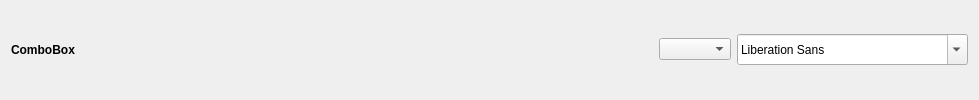
             <widget class="QWidget" name="widget_4" native="true">
              <layout class="QGridLayout" name="gridLayout_8">
               <item row="0" column="0">
                <widget class="QLabel" name="label_4">
                 <property name="font">
                  <font>
                   <bold>true</bold>
                  </font>
                 </property>
                 <property name="text">
                  <string>ComboBox</string>
                 </property>
                </widget>
               </item>
               <item row="0" column="1">
                <spacer name="horizontalSpacer_4">
                 <property name="orientation">
                  <enum>Qt::Orientation::Horizontal</enum>
                 </property>
                 <property name="sizeHint" stdset="0">
                  <size>
                   <width>578</width>
                   <height>20</height>
                  </size>
                 </property>
                </spacer>
               </item>
               <item row="0" column="2">
                <widget class="QComboBox" name="comboBox">
                 <property name="sizePolicy">
                  <sizepolicy hsizetype="Preferred" vsizetype="Fixed">
                   <horstretch>0</horstretch>
                   <verstretch>0</verstretch>
                  </sizepolicy>
                 </property>
                 <property name="minimumSize">
                  <size>
                   <width>0</width>
                   <height>0</height>
                  </size>
                 </property>
                </widget>
               </item>
               <item row="0" column="3">
                <widget class="QFontComboBox" name="fontComboBox">
                 <property name="minimumSize">
                  <size>
                   <width>0</width>
                   <height>31</height>
                  </size>
                 </property>
                </widget>
               </item>
              </layout>
             </widget>
